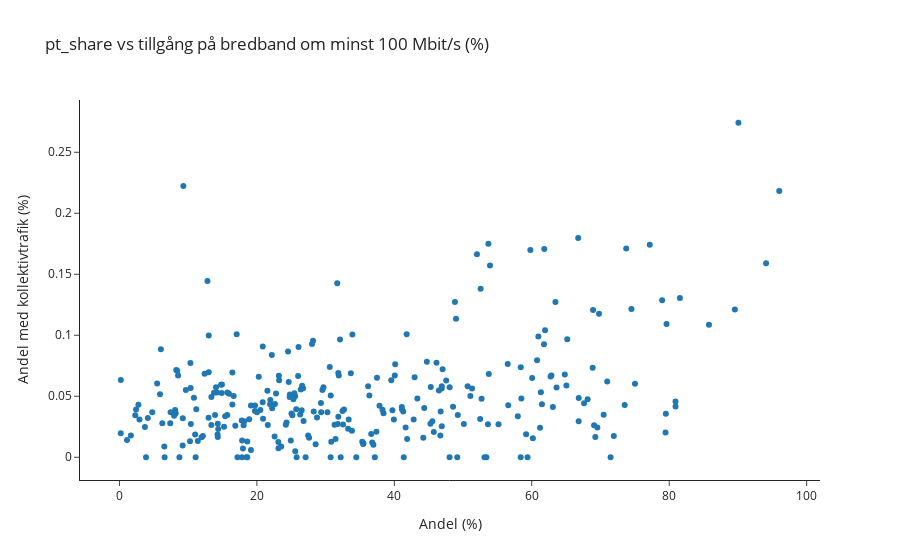

Notebook cell for this chart:
### Markdown cell above
**B) Regressionsanalys**
Vi gör här en scatter plot där vi låtert variabeln pt_share (andelen i procent av resorna som sker med kollektivtrafik) vara Y och tillgången till bredband är X

### Code cell
#Gör en scatterplot där du plottar Y mot förklaringsvariabeln du valde i A. 
fig = px.scatter(df, x="N07900", y="pt_share", title="pt_share vs tillgång på bredband om minst 100 Mbit/s (%)", template="simple_white", labels={"N07900": "Andel (%)", "pt_share": "Andel med kollektivtrafik (%)"})
fig.show()

### Figure 1 — Plotly figure (JSON) as saved in the notebook; plotly's stock layout.template omitted (floating-point values rounded to 4 significant figures; data arrays with more than 128 entries replaced by an {"elided": "..."} marker saying what was removed)
{"data": [{"hovertemplate": "Andel (%)=%{x}<br>Andel med kollektivtrafik (%)=%{y}<extra></extra>", "legendgroup": "", "marker": {"color": "#1F77B4", "symbol": "circle"}, "mode": "markers", "name": "", "orientation": "v", "showlegend": false, "type": "scatter", "x": {"elided": "290 float values"}, "xaxis": "x", "y": {"elided": "290 float values"}, "yaxis": "y"}], "layout": {"legend": {"tracegroupgap": 0}, "title": {"text": "pt_share vs tillgång på bredband om minst 100 Mbit/s (%)"}, "xaxis": {"anchor": "y", "domain": [0, 1], "title": {"text": "Andel (%)"}}, "yaxis": {"anchor": "x", "domain": [0, 1], "title": {"text": "Andel med kollektivtrafik (%)"}}}}
